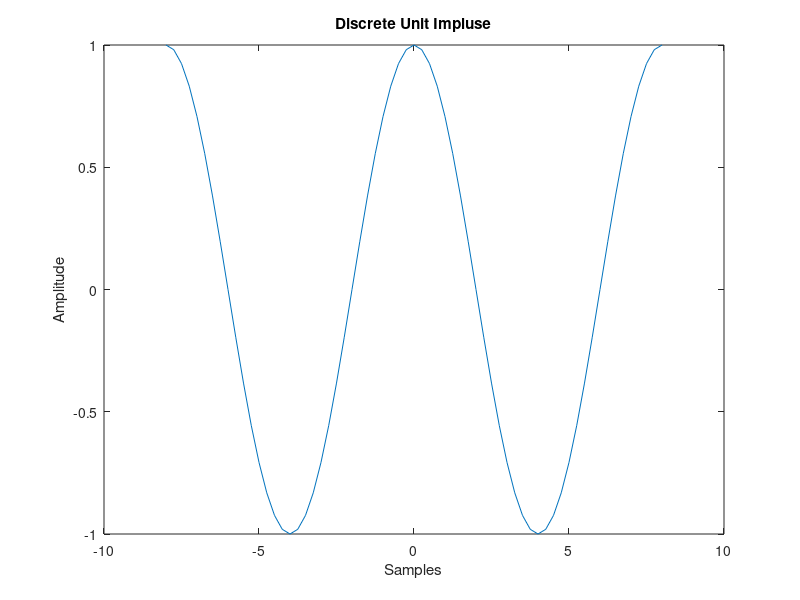

Write the MATLAB code that produced this figure.
clc;
clear all;
close all;
t=-8:0.25:8;
y=cos(pi*t/4);
plot(t,y);
xlabel('Samples')
ylabel('Amplitude')
title('Discrete Unit Impluse')
